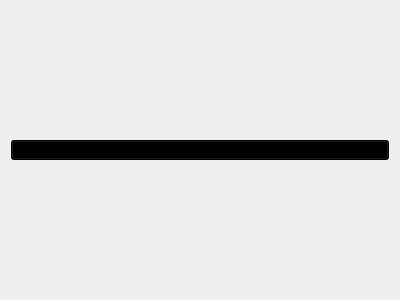
<?xml version="1.0" encoding="UTF-8"?>
<!--
Copyright (c) 2020 Han Jin
Licensed under the MIT License <http://opensource.org/licenses/MIT>
-->
<ui version="4.0">
 <class>ColorChooser</class>
 <widget class="QWidget" name="ColorChooser">
  <property name="geometry">
   <rect>
    <x>0</x>
    <y>0</y>
    <width>400</width>
    <height>300</height>
   </rect>
  </property>
  <property name="windowTitle">
   <string>Form</string>
  </property>
  <layout class="QGridLayout" name="gridLayout">
   <item row="0" column="0">
    <widget class="QPushButton" name="btnChoose">
     <property name="sizePolicy">
      <sizepolicy hsizetype="Minimum" vsizetype="Minimum">
       <horstretch>0</horstretch>
       <verstretch>0</verstretch>
      </sizepolicy>
     </property>
     <property name="minimumSize">
      <size>
       <width>0</width>
       <height>20</height>
      </size>
     </property>
     <property name="maximumSize">
      <size>
       <width>16777215</width>
       <height>20</height>
      </size>
     </property>
     <property name="styleSheet">
      <string notr="true">background-color: rgb(0, 0, 0);</string>
     </property>
     <property name="text">
      <string/>
     </property>
     <property name="flat">
      <bool>false</bool>
     </property>
    </widget>
   </item>
  </layout>
 </widget>
 <resources/>
 <connections/>
</ui>
